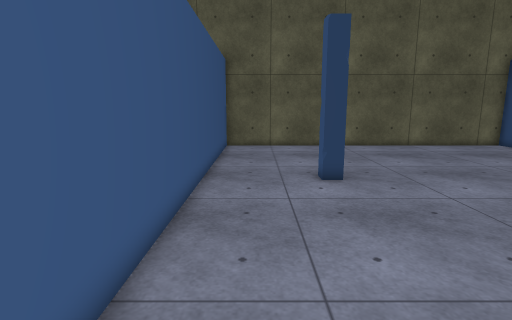
[1] (above)

12 first-person views from a walk through a 3-D level made in the Unity game engine. The camera is 1.4 m above the floor, tilts 10° down and sees 80° across. The floor is counted in squares, 0.5 m on a side. Each view is taken from the middle of a square. On the plan, view 1 faces up. The plan holds only what a view shows up to about 20 squares ahead; the rest is blank. The place goes on beyond the plan. Some surface patterns are stand-ins.

[2]
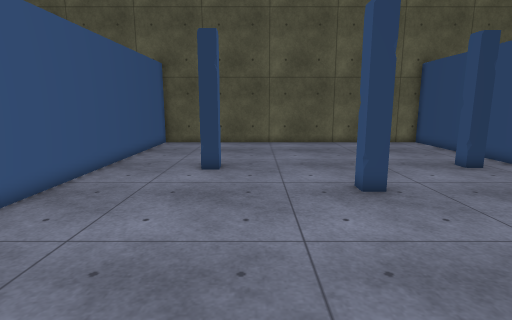

[3]
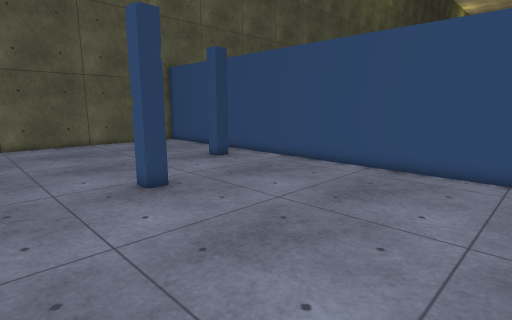

[4]
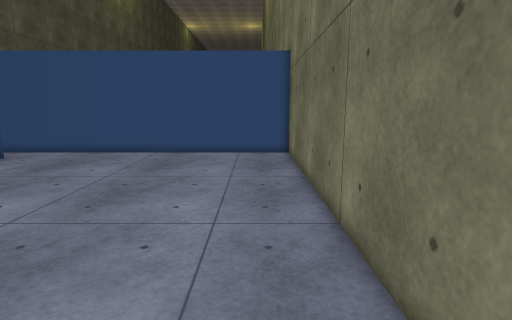

[5]
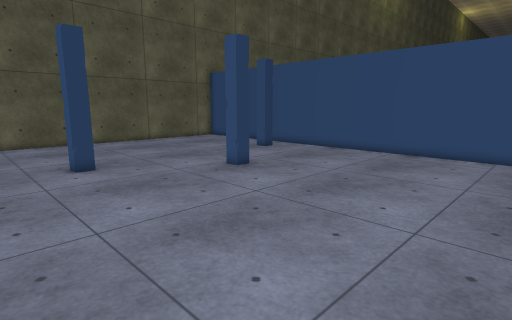

[6]
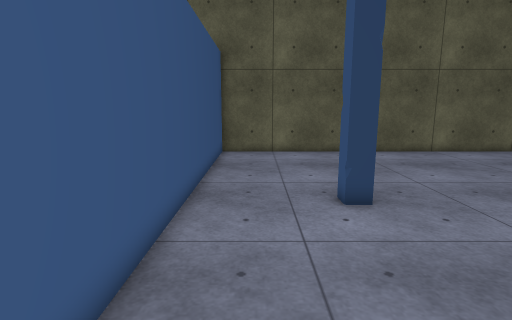

[7]
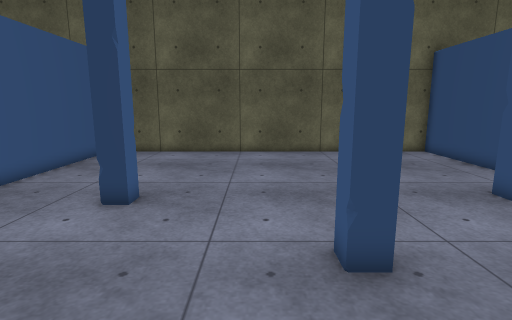

[8]
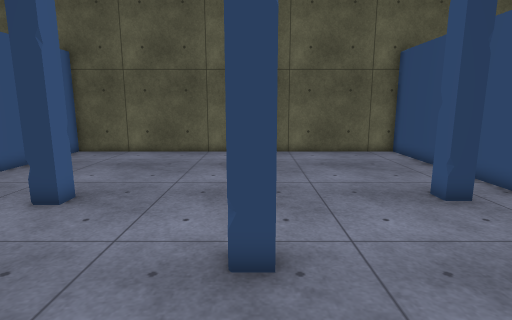

[9]
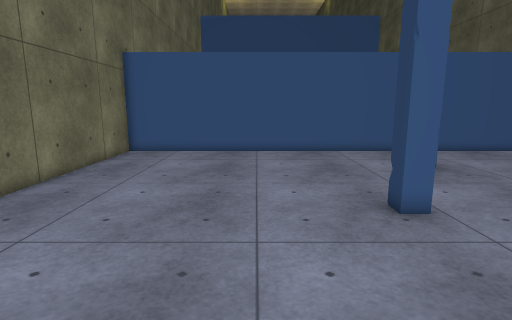

[10]
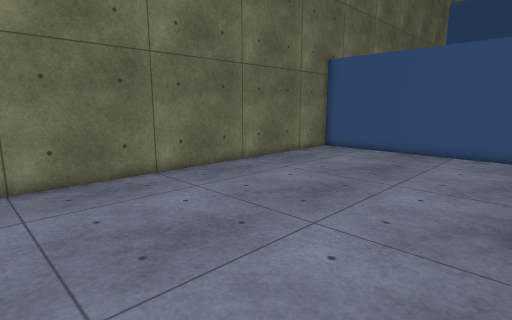

[11]
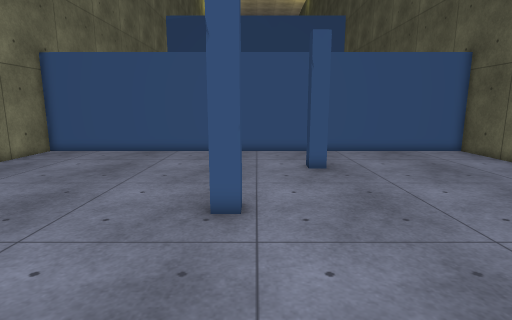

[12]
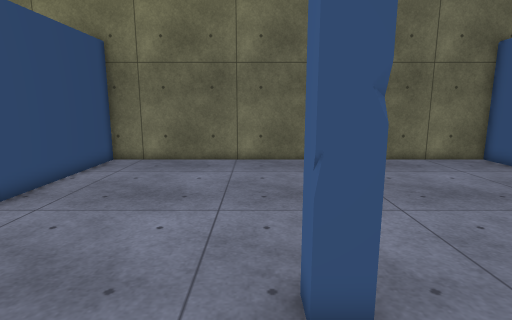

### Floor plan
Points are (right, up) in squares from view 1. A wall is a line through its corners. A room is listed if a view was taken in it or the views show most of it. See-through windows are left out.
Room 1 (views 1, 2, 3, 4, 5, 6, 7, 8, 9, 10, 11, 12)
walls: (8.5, 8.6) (9.3, 8.6) (9.3, 7.8) (8.5, 7.8) (8.5, 8.6); (3.4, 12.2) (3.4, 11.4) (2.6, 11.4) (2.6, 12.2); (15.5, 11.8) (14.7, 11.8) (14.7, 12.6); (17.6, -4) (17.6, 22) (-2.1, 22) (-2.1, -4) (17.6, -4)

Positions as (right, up) in squares from view 1, and headings:
1: (0, 0), facing up
2: (5, -2), facing up
3: (4, -2), facing up-right
4: (-1, -2), facing right
5: (-1, -3), facing up-right
6: (0, 3), facing up
7: (7, 3), facing up
8: (9, 3), facing up
9: (17, 4), facing left
10: (17, 8), facing down-left
11: (17, 9), facing left
12: (10, 12), facing down
